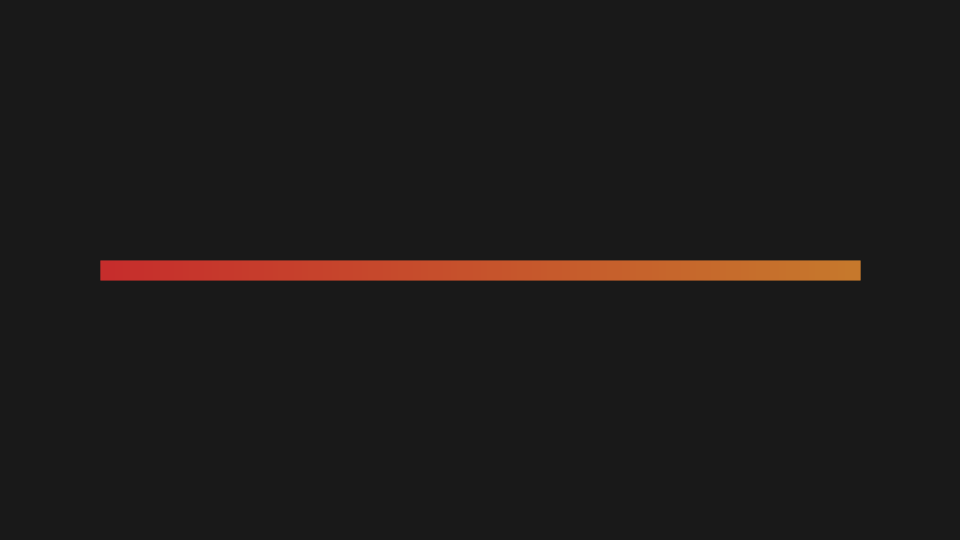
Frame 1 (no input)
Frame 60 (the mouse pressed at the canvas centre just before this capture): identical to frame 1, image omitted
Frame 120 (the mouse held since frame 60 and released just before this capture): identical to frame 1, image omitted

The Processing sketch that drew this single still picture (run headless with seeded random() and noise(); from frame 60 on, the mouse is pressed at the canvas centre):

// Processing sketch: sketch_170121b
// ── sketch_170121b.pde
// setup関数 : 初回1度だけ実行される
void setup() {
  size(960, 540); // ウィンドウサイズを960px,540pxに
  colorMode(HSB, 360, 100, 100); // HSBでの色指定にする
  smooth(); // 描画を滑らかに
}

// draw関数 : setup関数実行後繰り返し実行される
void draw() {
  background(0, 0, 10);
  float offset = 100;
  float num = 1000;
  float size = (width-offset)/num;
  for (float x1 = offset; x1 < width-offset; x1 += size) {
    float hue = map(x1, offset, width-offset, 0, 30);
    float x2 = x1+size;
    float y = height/2;
    color c = color(hue, 80, 100);
    strokeCap(SQUARE);
    stroke(c);
    noFill();
    strokeWeight(20);
    line(x1, y, x2, y);
  }
}
